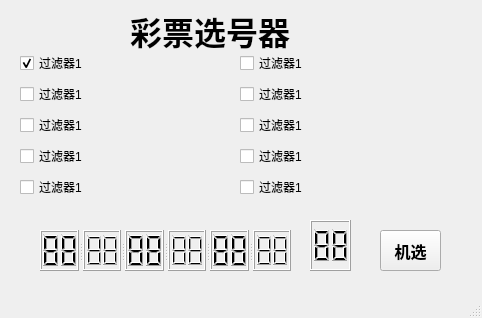
<?xml version="1.0" encoding="UTF-8"?>
<ui version="4.0">
 <class>MainWindow</class>
 <widget class="QMainWindow" name="MainWindow">
  <property name="geometry">
   <rect>
    <x>0</x>
    <y>0</y>
    <width>482</width>
    <height>318</height>
   </rect>
  </property>
  <property name="windowTitle">
   <string>Lottery</string>
  </property>
  <widget class="QWidget" name="centralwidget">
   <widget class="QLCDNumber" name="blueNumber">
    <property name="geometry">
     <rect>
      <x>310</x>
      <y>220</y>
      <width>41</width>
      <height>51</height>
     </rect>
    </property>
    <property name="digitCount">
     <number>2</number>
    </property>
    <property name="intValue" stdset="0">
     <number>88</number>
    </property>
   </widget>
   <widget class="QPushButton" name="hopeButton">
    <property name="enabled">
     <bool>true</bool>
    </property>
    <property name="geometry">
     <rect>
      <x>380</x>
      <y>230</y>
      <width>61</width>
      <height>41</height>
     </rect>
    </property>
    <property name="font">
     <font>
      <family>Agency FB</family>
      <pointsize>12</pointsize>
      <weight>75</weight>
      <bold>true</bold>
     </font>
    </property>
    <property name="text">
     <string>机选</string>
    </property>
   </widget>
   <widget class="QLabel" name="label">
    <property name="geometry">
     <rect>
      <x>130</x>
      <y>10</y>
      <width>171</width>
      <height>41</height>
     </rect>
    </property>
    <property name="font">
     <font>
      <family>Agency FB</family>
      <pointsize>24</pointsize>
      <weight>75</weight>
      <bold>true</bold>
      <stylestrategy>PreferAntialias</stylestrategy>
     </font>
    </property>
    <property name="text">
     <string>彩票选号器</string>
    </property>
   </widget>
   <widget class="QSplitter" name="splitter">
    <property name="geometry">
     <rect>
      <x>40</x>
      <y>230</y>
      <width>251</width>
      <height>41</height>
     </rect>
    </property>
    <property name="orientation">
     <enum>Qt::Horizontal</enum>
    </property>
    <widget class="QSplitter" name="splitter_2">
     <property name="orientation">
      <enum>Qt::Horizontal</enum>
     </property>
     <widget class="QLCDNumber" name="redNumber_1">
      <property name="digitCount">
       <number>2</number>
      </property>
      <property name="intValue" stdset="0">
       <number>88</number>
      </property>
     </widget>
     <widget class="QLCDNumber" name="redNumber_2">
      <property name="digitCount">
       <number>2</number>
      </property>
      <property name="intValue" stdset="0">
       <number>88</number>
      </property>
     </widget>
     <widget class="QLCDNumber" name="redNumber_3">
      <property name="digitCount">
       <number>2</number>
      </property>
      <property name="intValue" stdset="0">
       <number>88</number>
      </property>
     </widget>
     <widget class="QLCDNumber" name="redNumber_4">
      <property name="digitCount">
       <number>2</number>
      </property>
      <property name="intValue" stdset="0">
       <number>88</number>
      </property>
     </widget>
     <widget class="QLCDNumber" name="redNumber_5">
      <property name="digitCount">
       <number>2</number>
      </property>
      <property name="intValue" stdset="0">
       <number>88</number>
      </property>
     </widget>
     <widget class="QLCDNumber" name="redNumber_6">
      <property name="digitCount">
       <number>2</number>
      </property>
      <property name="intValue" stdset="0">
       <number>88</number>
      </property>
     </widget>
    </widget>
   </widget>
   <widget class="QWidget" name="">
    <property name="geometry">
     <rect>
      <x>240</x>
      <y>50</y>
      <width>231</width>
      <height>151</height>
     </rect>
    </property>
    <layout class="QVBoxLayout" name="verticalLayout">
     <item>
      <widget class="QCheckBox" name="fliterBox_6">
       <property name="text">
        <string>过滤器1</string>
       </property>
       <property name="checked">
        <bool>false</bool>
       </property>
      </widget>
     </item>
     <item>
      <widget class="QCheckBox" name="fliterBox_7">
       <property name="text">
        <string>过滤器1</string>
       </property>
      </widget>
     </item>
     <item>
      <widget class="QCheckBox" name="fliterBox_8">
       <property name="text">
        <string>过滤器1</string>
       </property>
      </widget>
     </item>
     <item>
      <widget class="QCheckBox" name="fliterBox_9">
       <property name="text">
        <string>过滤器1</string>
       </property>
      </widget>
     </item>
     <item>
      <widget class="QCheckBox" name="fliterBox_10">
       <property name="text">
        <string>过滤器1</string>
       </property>
      </widget>
     </item>
    </layout>
   </widget>
   <widget class="QWidget" name="">
    <property name="geometry">
     <rect>
      <x>20</x>
      <y>50</y>
      <width>201</width>
      <height>151</height>
     </rect>
    </property>
    <layout class="QVBoxLayout" name="verticalLayout_2">
     <item>
      <widget class="QCheckBox" name="fliterBox_1">
       <property name="text">
        <string>过滤器1</string>
       </property>
       <property name="checked">
        <bool>true</bool>
       </property>
      </widget>
     </item>
     <item>
      <widget class="QCheckBox" name="fliterBox_2">
       <property name="text">
        <string>过滤器1</string>
       </property>
      </widget>
     </item>
     <item>
      <widget class="QCheckBox" name="fliterBox_3">
       <property name="text">
        <string>过滤器1</string>
       </property>
      </widget>
     </item>
     <item>
      <widget class="QCheckBox" name="fliterBox_4">
       <property name="text">
        <string>过滤器1</string>
       </property>
      </widget>
     </item>
     <item>
      <widget class="QCheckBox" name="fliterBox_5">
       <property name="text">
        <string>过滤器1</string>
       </property>
      </widget>
     </item>
    </layout>
   </widget>
  </widget>
  <widget class="QMenuBar" name="menubar">
   <property name="geometry">
    <rect>
     <x>0</x>
     <y>0</y>
     <width>482</width>
     <height>23</height>
    </rect>
   </property>
  </widget>
  <widget class="QStatusBar" name="statusbar"/>
 </widget>
 <resources/>
 <connections/>
</ui>
